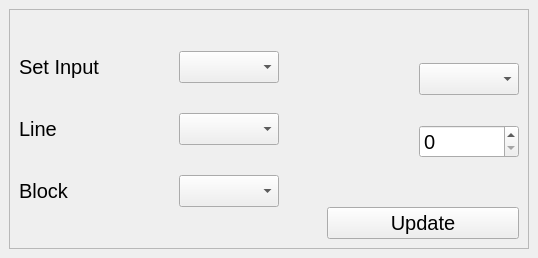
<?xml version="1.0" encoding="UTF-8"?>
<ui version="4.0">
 <class>MainWindow</class>
 <widget class="QMainWindow" name="MainWindow">
  <property name="geometry">
   <rect>
    <x>0</x>
    <y>0</y>
    <width>538</width>
    <height>258</height>
   </rect>
  </property>
  <property name="windowTitle">
   <string>MainWindow</string>
  </property>
  <widget class="QWidget" name="centralwidget">
   <layout class="QGridLayout" name="gridLayout_2">
    <item row="0" column="0">
     <widget class="QFrame" name="frame">
      <property name="frameShape">
       <enum>QFrame::StyledPanel</enum>
      </property>
      <property name="frameShadow">
       <enum>QFrame::Raised</enum>
      </property>
      <layout class="QGridLayout" name="gridLayout">
       <item row="0" column="0" rowspan="2">
        <layout class="QFormLayout" name="formLayout">
         <property name="fieldGrowthPolicy">
          <enum>QFormLayout::AllNonFixedFieldsGrow</enum>
         </property>
         <property name="labelAlignment">
          <set>Qt::AlignLeading|Qt::AlignLeft|Qt::AlignVCenter</set>
         </property>
         <property name="formAlignment">
          <set>Qt::AlignJustify|Qt::AlignVCenter</set>
         </property>
         <property name="horizontalSpacing">
          <number>80</number>
         </property>
         <property name="verticalSpacing">
          <number>30</number>
         </property>
         <item row="0" column="0">
          <widget class="QLabel" name="SetInputLabel">
           <property name="font">
            <font>
             <family>Arial</family>
             <pointsize>15</pointsize>
            </font>
           </property>
           <property name="text">
            <string>Set Input</string>
           </property>
          </widget>
         </item>
         <item row="0" column="1">
          <widget class="QComboBox" name="SetInputComboBox">
           <property name="font">
            <font>
             <family>Arial</family>
             <pointsize>15</pointsize>
            </font>
           </property>
           <property name="currentText">
            <string/>
           </property>
          </widget>
         </item>
         <item row="1" column="0">
          <widget class="QLabel" name="LineLabel">
           <property name="font">
            <font>
             <family>Arial</family>
             <pointsize>15</pointsize>
            </font>
           </property>
           <property name="text">
            <string>Line</string>
           </property>
          </widget>
         </item>
         <item row="1" column="1">
          <widget class="QComboBox" name="LineComboBox">
           <property name="font">
            <font>
             <family>Arial</family>
             <pointsize>15</pointsize>
            </font>
           </property>
          </widget>
         </item>
         <item row="2" column="0">
          <widget class="QLabel" name="BlockLabel">
           <property name="font">
            <font>
             <family>Arial</family>
             <pointsize>15</pointsize>
            </font>
           </property>
           <property name="text">
            <string>Block</string>
           </property>
          </widget>
         </item>
         <item row="2" column="1">
          <widget class="QComboBox" name="BlockComboBox">
           <property name="font">
            <font>
             <family>Arial</family>
             <pointsize>15</pointsize>
            </font>
           </property>
          </widget>
         </item>
        </layout>
       </item>
       <item row="0" column="1">
        <spacer name="horizontalSpacer">
         <property name="orientation">
          <enum>Qt::Horizontal</enum>
         </property>
         <property name="sizeHint" stdset="0">
          <size>
           <width>49</width>
           <height>20</height>
          </size>
         </property>
        </spacer>
       </item>
       <item row="0" column="2">
        <layout class="QFormLayout" name="formLayout_2">
         <property name="formAlignment">
          <set>Qt::AlignJustify|Qt::AlignVCenter</set>
         </property>
         <property name="horizontalSpacing">
          <number>80</number>
         </property>
         <property name="verticalSpacing">
          <number>30</number>
         </property>
         <item row="0" column="0">
          <widget class="QLabel" name="ValueLabel">
           <property name="font">
            <font>
             <family>Arial</family>
             <pointsize>15</pointsize>
            </font>
           </property>
           <property name="text">
            <string/>
           </property>
          </widget>
         </item>
         <item row="1" column="0">
          <widget class="QLabel" name="ValueInputLabel">
           <property name="font">
            <font>
             <family>Arial</family>
             <pointsize>15</pointsize>
            </font>
           </property>
           <property name="text">
            <string/>
           </property>
          </widget>
         </item>
         <item row="1" column="1">
          <widget class="QSpinBox" name="ValueInputSpinBox">
           <property name="font">
            <font>
             <family>Arial</family>
             <pointsize>15</pointsize>
            </font>
           </property>
          </widget>
         </item>
         <item row="0" column="1">
          <widget class="QComboBox" name="ValueComboBox">
           <property name="font">
            <font>
             <family>Arial</family>
             <pointsize>15</pointsize>
            </font>
           </property>
          </widget>
         </item>
        </layout>
       </item>
       <item row="1" column="2">
        <widget class="QPushButton" name="UpdatePushButton">
         <property name="font">
          <font>
           <family>Arial</family>
           <pointsize>15</pointsize>
          </font>
         </property>
         <property name="text">
          <string>Update</string>
         </property>
        </widget>
       </item>
      </layout>
     </widget>
    </item>
   </layout>
  </widget>
 </widget>
 <resources/>
 <connections/>
</ui>
